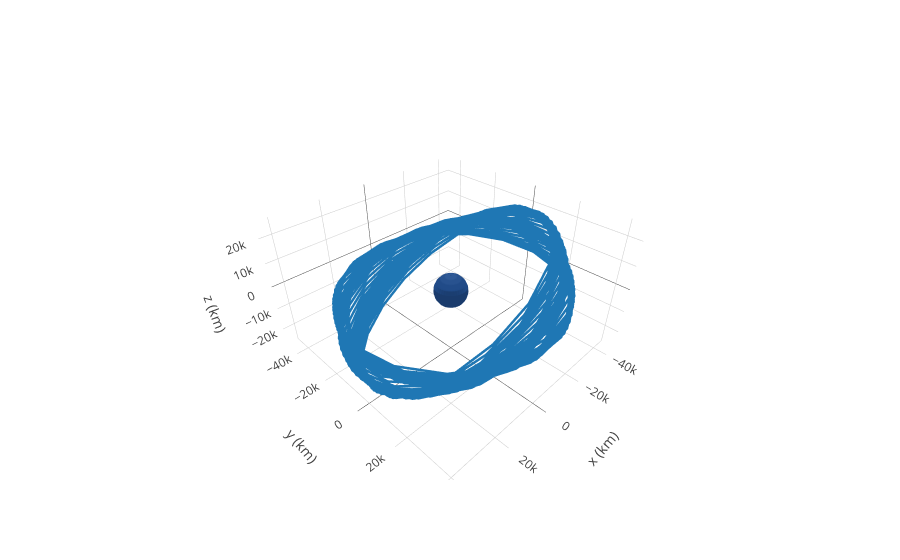

Write notebook code for a chart like this one.
### Code cell
frame = OrbitPlotter3D()

frame.set_attractor(Earth)
frame.plot_trajectory(rr, label='orbit influenced by Moon')
frame.show()

### Figure 1 — Plotly figure (JSON) as saved in the notebook; plotly's stock layout.template omitted (floating-point values rounded to 4 significant figures; data arrays with more than 128 entries replaced by an {"elided": "..."} marker saying what was removed)
{"data": [{"line": {"dash": "solid", "width": 5}, "mode": "lines", "name": "orbit influenced by Moon", "type": "scatter3d", "uid": "e52a1754-9672-11e8-92bf-e4a4716b61a1", "x": {"elided": "1000 float values"}, "y": {"elided": "1000 float values"}, "z": {"elided": "1000 float values"}}, {"cauto": false, "cmax": 1, "cmin": 1, "colorscale": [[0, "#204a87"], [1, "#204a87"]], "name": "Earth", "showscale": false, "type": "surface", "uid": "e52a1755-9672-11e8-92bf-e4a4716b61a1", "x": {"elided": "20x20 float values"}, "y": {"elided": "20x20 float values"}, "z": {"elided": "20x20 float values"}}], "layout": {"autosize": true, "scene": {"aspectmode": "data", "xaxis": {"title": "x (km)"}, "yaxis": {"title": "y (km)"}, "zaxis": {"title": "z (km)"}}}}
